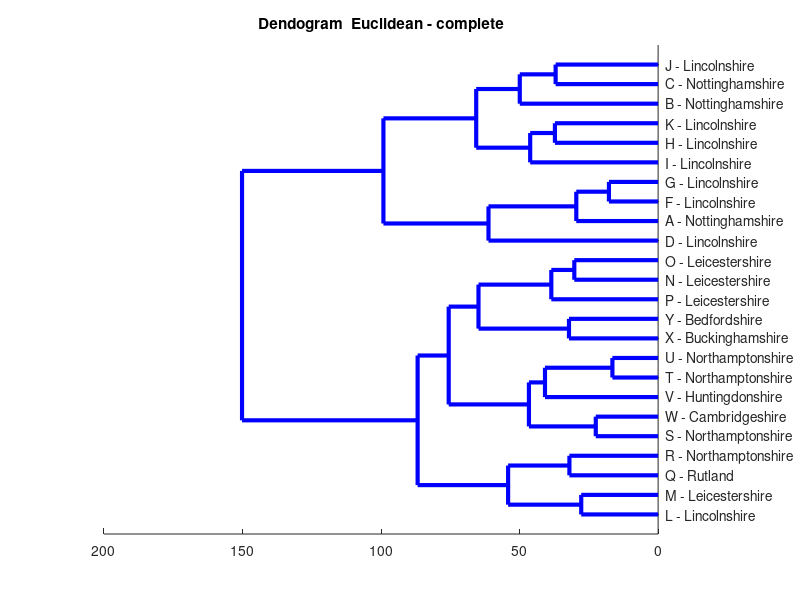

Here is the MATLAB script that generated this plot:
dialects=load('dialects.mat');
dialects=dialects.A_pastespecial;
Y=pdist(dialects,'euclidean');
%'euclidean','cityblock','minkowski'
Z=linkage(Y,'complete');
%'single','complete','average'
labels={'A - Nottinghamshire','B - Nottinghamshire','C - Nottinghamshire',...
    'D - Lincolnshire','F - Lincolnshire','G - Lincolnshire','H - Lincolnshire',...
    'I - Lincolnshire','J - Lincolnshire','K - Lincolnshire','L - Lincolnshire',...
    'M - Leicestershire','N - Leicestershire','O - Leicestershire',...
    'P - Leicestershire','Q - Rutland','R - Northamptonshire',...
    'S - Northamptonshire','T - Northamptonshire','U - Northamptonshire',...
    'V - Huntingdonshire','W - Cambridgeshire','X - Buckinghamshire',...
    'Y - Bedfordshire'};
 t = .5*(max(Z(:,3)));
[H,T]=dendrogram(Z,'colorthreshold',t,'labels',labels, 'Orientation','left');
set(H,'LineWidth',3)
title('Dendogram  Euclidean - complete');
